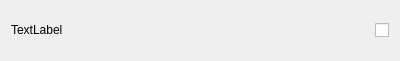
<?xml version="1.0" encoding="UTF-8"?>
<ui version="4.0">
 <class>DesktopFileWidget</class>
 <widget class="QWidget" name="DesktopFileWidget">
  <property name="geometry">
   <rect>
    <x>0</x>
    <y>0</y>
    <width>400</width>
    <height>61</height>
   </rect>
  </property>
  <property name="windowTitle">
   <string>Form</string>
  </property>
  <property name="windowIcon">
   <iconset resource="resources.qrc">
    <normaloff>:/icons/qsigstoped.svg</normaloff>:/icons/qsigstoped.svg</iconset>
  </property>
  <layout class="QHBoxLayout" name="horizontalLayout">
   <item>
    <widget class="QLabel" name="label">
     <property name="sizePolicy">
      <sizepolicy hsizetype="Expanding" vsizetype="Fixed">
       <horstretch>0</horstretch>
       <verstretch>0</verstretch>
      </sizepolicy>
     </property>
     <property name="text">
      <string>TextLabel</string>
     </property>
    </widget>
   </item>
   <item>
    <widget class="QCheckBox" name="checkBox">
     <property name="sizePolicy">
      <sizepolicy hsizetype="Fixed" vsizetype="Fixed">
       <horstretch>0</horstretch>
       <verstretch>0</verstretch>
      </sizepolicy>
     </property>
     <property name="tabletTracking">
      <bool>true</bool>
     </property>
     <property name="layoutDirection">
      <enum>Qt::RightToLeft</enum>
     </property>
     <property name="autoFillBackground">
      <bool>false</bool>
     </property>
     <property name="text">
      <string/>
     </property>
     <property name="iconSize">
      <size>
       <width>32</width>
       <height>32</height>
      </size>
     </property>
    </widget>
   </item>
  </layout>
 </widget>
 <resources>
  <include location="resources.qrc"/>
 </resources>
 <connections/>
</ui>
